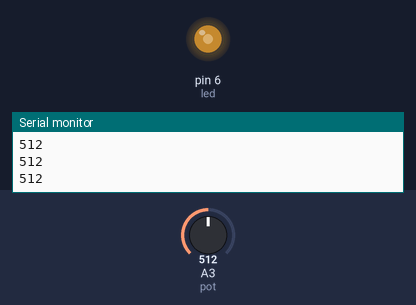
This sketch was run on a simulated Arduino Uno, built with avr-gcc and run on an emulated ATmega328P. On the bench: output pins drawn as LEDs (lit = HIGH), the last lines printed to the serial monitor. Inputs (shaded band) come from the test bench; at power-on: A3 (pot) = 512.

Above: at 1.2 s.
1.3 s: A3 (pot) set to 716
At 2.1 s:
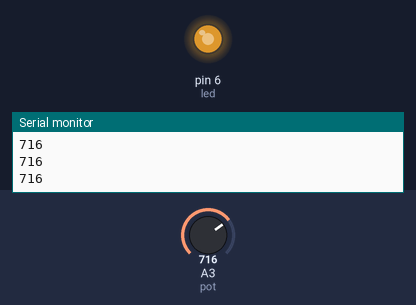
2.8 s: A3 (pot) set to 900
At 3.4 s:
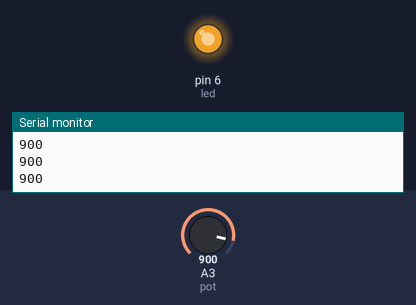
4.3 s: A3 (pot) set to 122
At 4.7 s:
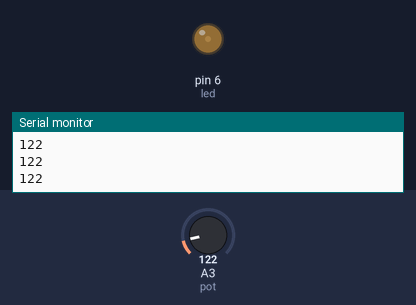
5.8 s: A3 (pot) set to 0
At 6.1 s:
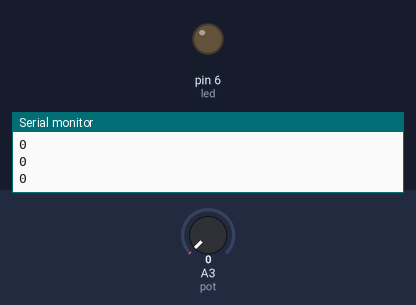
7.3 s: A3 (pot) set to 511
At 8.6 s:
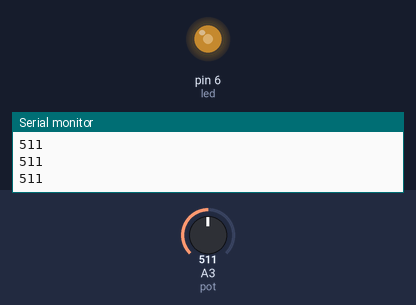
Timing chart, 0 to 9.8 s (numbered marks = the images above; inputs shaded):
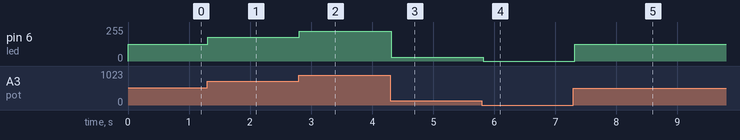

Measured:
- after the input at 1.3 s, pin 6 (led): 127/255 → 178/255 at once
- after the input at 2.8 s, pin 6 (led): 178/255 → 224/255 at once
- after the input at 4.3 s, pin 6 (led): 224/255 → 30/255 at once
- after the input at 5.8 s, pin 6 (led): 30/255 → 0/255 at once
- after the input at 7.3 s, pin 6 (led): 0/255 → 127/255 at once

The sketch:

potentiometer.ino
```cpp
const int pot = A3;
const int led = 6; //always use a pin with a ~
int potValue;
int lightValue;

void setup() {
  // put your setup code here, to run once:
  pinMode(pot, INPUT);
  pinMode(led, OUTPUT);
  Serial.begin(9600);
}

void loop() {
  // put your main code here, to run repeatedly:
  potValue = analogRead(pot);
  lightValue = map(potValue, 0, 1023, 0, 255);

  analogWrite(led, lightValue);

  Serial.println(potValue);
  delay(100);


}
```
